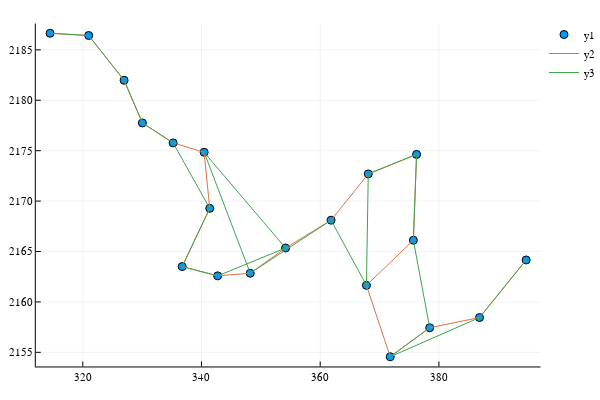

Source (notebook cell):
### Code cell
Path = GoodPath[a:a+k-1]

using Plots
plotly()
scatter(Data[1,Path.+1], Data[2, Path.+1])
plot!(Data[1,Path.+1], Data[2, Path.+1])

Path_a = PSACC["Best_Path"]
plot!(Data[1,Path_a.+1], Data[2, Path_a.+1])

### Figure 1 — Plotly figure (JSON) as saved in the notebook; plotly's stock layout.template omitted (floating-point values rounded to 4 significant figures)
{"data": [{"colorbar": {"title": ""}, "hoverinfo": "text", "legendgroup": "y1", "marker": {"color": "rgba(0, 154, 250, 1.000)", "line": {"color": "rgba(0, 0, 0, 1.000)", "width": 1}, "size": 8, "symbol": "circle"}, "mode": "markers", "name": "y1", "showlegend": true, "text": [null, null, null, null, null, null, null, null, null, null, null, null, null, null, null, null, null, null, null, null], "type": "scatter", "x": [314.5, 321.0, 327.0, 330.0, 335.2, 340.4, 341.4, 336.7, 342.7, 348.2, 354.2, 361.8, 368.1, 376.2, 375.7, 367.8, 371.8, 378.5, 386.8, 394.7], "xaxis": "x1", "y": [2187.0, 2186.0, 2182.0, 2178.0, 2176.0, 2175.0, 2169.0, 2164.0, 2163.0, 2163.0, 2165.0, 2168.0, 2173.0, 2175.0, 2166.0, 2162.0, 2155.0, 2157.0, 2158.0, 2164.0], "yaxis": "y1", "zmax": 0.1, "zmin": -0.1}, {"colorbar": {"title": ""}, "hoverinfo": "text", "legendgroup": "y2", "line": {"color": "rgba(227, 111, 71, 1.000)", "dash": "solid", "shape": "linear", "width": 1}, "mode": "lines", "name": "y2", "showlegend": true, "text": [null, null, null, null, null, null, null, null, null, null, null, null, null, null, null, null, null, null, null, null], "type": "scatter", "x": [314.5, 321.0, 327.0, 330.0, 335.2, 340.4, 341.4, 336.7, 342.7, 348.2, 354.2, 361.8, 368.1, 376.2, 375.7, 367.8, 371.8, 378.5, 386.8, 394.7], "xaxis": "x1", "y": [2187.0, 2186.0, 2182.0, 2178.0, 2176.0, 2175.0, 2169.0, 2164.0, 2163.0, 2163.0, 2165.0, 2168.0, 2173.0, 2175.0, 2166.0, 2162.0, 2155.0, 2157.0, 2158.0, 2164.0], "yaxis": "y1", "zmax": 0.1, "zmin": -0.1}, {"colorbar": {"title": ""}, "hoverinfo": "text", "legendgroup": "y3", "line": {"color": "rgba(62, 164, 78, 1.000)", "dash": "solid", "shape": "linear", "width": 1}, "mode": "lines", "name": "y3", "showlegend": true, "text": [null, null, null, null, null, null, null, null, null, null, null, null, null, null, null, null, null, null, null, null], "type": "scatter", "x": [314.5, 321.0, 327.0, 330.0, 335.2, 341.4, 336.7, 342.7, 354.2, 340.4, 348.2, 361.8, 367.8, 368.1, 376.2, 375.7, 378.5, 371.8, 386.8, 394.7], "xaxis": "x1", "y": [2187.0, 2186.0, 2182.0, 2178.0, 2176.0, 2169.0, 2164.0, 2163.0, 2165.0, 2175.0, 2163.0, 2168.0, 2162.0, 2173.0, 2175.0, 2166.0, 2157.0, 2155.0, 2158.0, 2164.0], "yaxis": "y1", "zmax": 0.1, "zmin": -0.1}], "layout": {"annotations": [], "height": 400, "legend": {"bgcolor": "rgba(255, 255, 255, 1.000)", "bordercolor": "rgba(0, 0, 0, 1.000)", "font": {"color": "rgba(0, 0, 0, 1.000)", "family": "sans-serif", "size": 11}, "tracegroupgap": 0, "x": 1, "y": 1}, "margin": {"b": 20, "l": 0, "r": 0, "t": 20}, "paper_bgcolor": "rgba(255, 255, 255, 1.000)", "plot_bgcolor": "rgba(255, 255, 255, 1.000)", "showlegend": true, "width": 600, "xaxis": {"anchor": "y1", "domain": [0.06582, 0.9934], "gridcolor": "rgba(0, 0, 0, 0.100)", "gridwidth": 0.5, "linecolor": "rgba(0, 0, 0, 1.000)", "mirror": false, "range": [312.1, 397.1], "showgrid": true, "showline": true, "showticklabels": true, "tickangle": 0, "tickcolor": "rgb(0, 0, 0)", "tickfont": {"color": "rgba(0, 0, 0, 1.000)", "family": "sans-serif", "size": 11}, "tickmode": "array", "ticks": "inside", "ticktext": ["320", "340", "360", "380"], "tickvals": [320, 340, 360, 380], "title": "", "titlefont": {"color": "rgba(0, 0, 0, 1.000)", "family": "sans-serif", "size": 15}, "type": "-", "visible": true, "zeroline": false, "zerolinecolor": "rgba(0, 0, 0, 1.000)"}, "yaxis": {"anchor": "x1", "domain": [0.03762, 0.9902], "gridcolor": "rgba(0, 0, 0, 0.100)", "gridwidth": 0.5, "linecolor": "rgba(0, 0, 0, 1.000)", "mirror": false, "range": [2154.0, 2188.0], "showgrid": true, "showline": true, "showticklabels": true, "tickangle": 0, "tickcolor": "rgb(0, 0, 0)", "tickfont": {"color": "rgba(0, 0, 0, 1.000)", "family": "sans-serif", "size": 11}, "tickmode": "array", "ticks": "inside", "ticktext": ["2155", "2160", "2165", "2170", "2175", "2180", "2185"], "tickvals": [2155, 2160, 2165, 2170, 2175, 2180, 2185], "title": "", "titlefont": {"color": "rgba(0, 0, 0, 1.000)", "family": "sans-serif", "size": 15}, "type": "-", "visible": true, "zeroline": false, "zerolinecolor": "rgba(0, 0, 0, 1.000)"}}}
